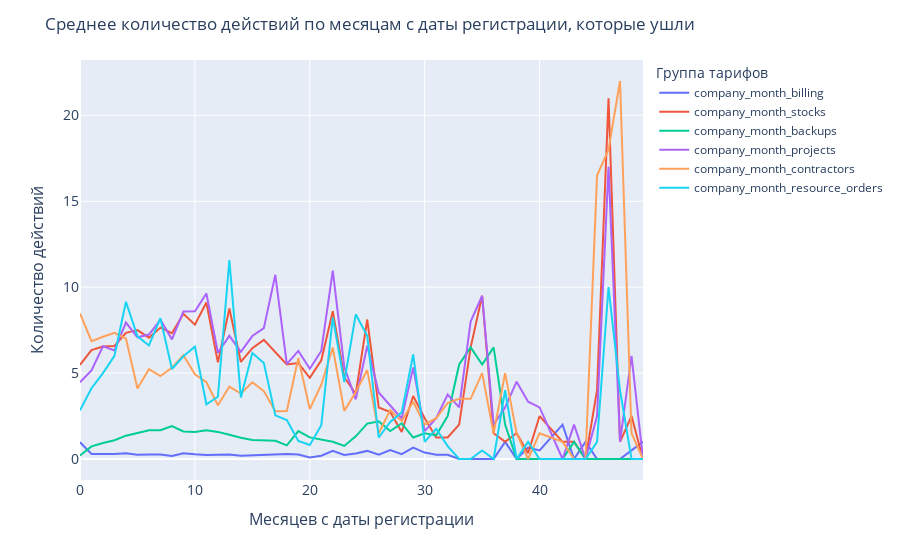
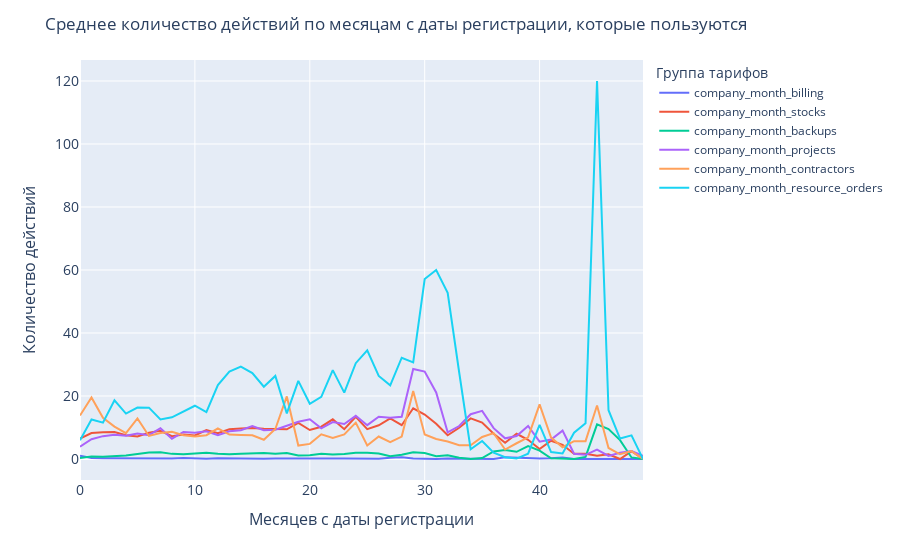

Here is the notebook cell these charts were saved with, in order:
### Markdown cell above
И средние значения.

### Code cell
for i in company_activities.global_status.unique():
    columns = ['company_month_billing',
               'company_month_stocks',
               'company_month_backups',
               'company_month_projects',
               'company_month_contractors',
               'company_month_resource_orders']
    temp = (company_activities
            .query('global_status == @i')
            .groupby(by=['months_after_registration'], as_index=False)[columns].mean())
    fig = px.line(temp, x='months_after_registration', y=columns)
    fig.update_layout(
    title=f'Среднее количество действий по месяцам с даты регистрации, которые {i}',
        xaxis=dict(
                title='Месяцев с даты регистрации',
                titlefont_size=16,
                tickfont_size=14,
        ),
        yaxis=dict(
                title='Количество действий',
                titlefont_size=16,
                tickfont_size=14,
        ),
        legend=dict(
                title='Группа тарифов'))
    fig.show()

### Figure 1 — Plotly figure (JSON) as saved in the notebook; plotly's stock layout.template omitted (floating-point values rounded to 4 significant figures)
{"data": [{"hovertemplate": "variable=company_month_billing<br>months_after_registration=%{x}<br>value=%{y}<extra></extra>", "legendgroup": "company_month_billing", "line": {"color": "#636efa", "dash": "solid"}, "marker": {"symbol": "circle"}, "mode": "lines", "name": "company_month_billing", "orientation": "v", "showlegend": true, "type": "scatter", "x": [0, 1, 2, 3, 4, 5, 6, 7, 8, 9, 10, 11, 12, 13, 14, 15, 16, 17, 18, 19, 20, 21, 22, 23, 24, 25, 26, 27, 28, 29, 30, 31, 32, 33, 34, 35, 36, 37, 38, 39, 40, 42, 43, 44, 45, 46, 47, 48, 49], "xaxis": "x", "y": [0.975, 0.2945, 0.2952, 0.2911, 0.3352, 0.2544, 0.2548, 0.26, 0.1716, 0.3333, 0.272, 0.2308, 0.2477, 0.2667, 0.1875, 0.2031, 0.2581, 0.24, 0.2917, 0.2586, 0.09302, 0.1935, 0.48, 0.24, 0.3158, 0.4706, 0.25, 0.5263, 0.2857, 0.6667, 0.375, 0.25, 0.25, 0, 0, 0, 0, 1, 0, 0.6667, 0.5, 2, 0, 1, 0, 0, 0, 0.5, 1], "yaxis": "y"}, {"hovertemplate": "variable=company_month_stocks<br>months_after_registration=%{x}<br>value=%{y}<extra></extra>", "legendgroup": "company_month_stocks", "line": {"color": "#EF553B", "dash": "solid"}, "marker": {"symbol": "circle"}, "mode": "lines", "name": "company_month_stocks", "orientation": "v", "showlegend": true, "type": "scatter", "x": [0, 1, 2, 3, 4, 5, 6, 7, 8, 9, 10, 11, 12, 13, 14, 15, 16, 17, 18, 19, 20, 21, 22, 23, 24, 25, 26, 27, 28, 29, 30, 31, 32, 33, 34, 35, 36, 37, 38, 39, 40, 42, 43, 44, 45, 46, 47, 48, 49], "xaxis": "x", "y": [5.484, 6.342, 6.551, 6.577, 7.341, 7.503, 7.064, 7.647, 7.321, 8.455, 7.816, 9.106, 5.624, 8.756, 5.65, 6.453, 6.935, 6.2, 5.5, 5.586, 4.721, 5.742, 8.6, 4.76, 3.789, 8.118, 3, 2.737, 1.571, 3.667, 2.375, 1.25, 1.25, 2, 6.5, 9.5, 1.5, 1, 1.5, 0.3333, 2.5, 1, 1, 0, 4, 21, 1, 2.5, 0], "yaxis": "y"}, {"hovertemplate": "variable=company_month_backups<br>months_after_registration=%{x}<br>value=%{y}<extra></extra>", "legendgroup": "company_month_backups", "line": {"color": "#00cc96", "dash": "solid"}, "marker": {"symbol": "circle"}, "mode": "lines", "name": "company_month_backups", "orientation": "v", "showlegend": true, "type": "scatter", "x": [0, 1, 2, 3, 4, 5, 6, 7, 8, 9, 10, 11, 12, 13, 14, 15, 16, 17, 18, 19, 20, 21, 22, 23, 24, 25, 26, 27, 28, 29, 30, 31, 32, 33, 34, 35, 36, 37, 38, 39, 40, 42, 43, 44, 45, 46, 47, 48, 49], "xaxis": "x", "y": [0.2003, 0.7345, 0.9339, 1.089, 1.357, 1.521, 1.675, 1.673, 1.918, 1.606, 1.576, 1.673, 1.578, 1.411, 1.238, 1.109, 1.097, 1.06, 0.7917, 1.621, 1.256, 1.129, 1, 0.76, 1.316, 2.059, 2.188, 1.632, 2.071, 1.25, 1.5, 1.375, 2.5, 5.5, 6.5, 5.5, 6.5, 2, 0, 0, 0, 0, 1, 0, 0, 0, 0, 0, 0], "yaxis": "y"}, {"hovertemplate": "variable=company_month_projects<br>months_after_registration=%{x}<br>value=%{y}<extra></extra>", "legendgroup": "company_month_projects", "line": {"color": "#ab63fa", "dash": "solid"}, "marker": {"symbol": "circle"}, "mode": "lines", "name": "company_month_projects", "orientation": "v", "showlegend": true, "type": "scatter", "x": [0, 1, 2, 3, 4, 5, 6, 7, 8, 9, 10, 11, 12, 13, 14, 15, 16, 17, 18, 19, 20, 21, 22, 23, 24, 25, 26, 27, 28, 29, 30, 31, 32, 33, 34, 35, 36, 37, 38, 39, 40, 42, 43, 44, 45, 46, 47, 48, 49], "xaxis": "x", "y": [4.464, 5.149, 6.564, 6.319, 7.94, 7.083, 7.242, 8.1, 6.963, 8.583, 8.6, 9.635, 6.183, 7.167, 6.237, 7.156, 7.613, 10.72, 5.521, 6.293, 5.256, 6.29, 10.96, 5.36, 3.474, 6.588, 3.875, 3.105, 2.357, 5.333, 1.625, 2.375, 3.75, 3, 8, 9.5, 2, 3, 4.5, 3.333, 3, 0, 2, 0, 2.5, 17, 1, 6, 0], "yaxis": "y"}, {"hovertemplate": "variable=company_month_contractors<br>months_after_registration=%{x}<br>value=%{y}<extra></extra>", "legendgroup": "company_month_contractors", "line": {"color": "#FFA15A", "dash": "solid"}, "marker": {"symbol": "circle"}, "mode": "lines", "name": "company_month_contractors", "orientation": "v", "showlegend": true, "type": "scatter", "x": [0, 1, 2, 3, 4, 5, 6, 7, 8, 9, 10, 11, 12, 13, 14, 15, 16, 17, 18, 19, 20, 21, 22, 23, 24, 25, 26, 27, 28, 29, 30, 31, 32, 33, 34, 35, 36, 37, 38, 39, 40, 42, 43, 44, 45, 46, 47, 48, 49], "xaxis": "x", "y": [8.468, 6.855, 7.115, 7.347, 7.011, 4.101, 5.229, 4.827, 5.313, 6.045, 4.928, 4.471, 3.128, 4.211, 3.812, 4.469, 3.952, 2.78, 2.792, 5.879, 2.907, 4.323, 6.48, 2.8, 3.895, 5.176, 1.5, 2.842, 2.214, 3.333, 2, 2.375, 3.25, 3.5, 3.5, 5, 1.5, 5, 1.5, 0, 1.5, 1, 0, 0, 16.5, 18, 22, 1.5, 0], "yaxis": "y"}, {"hovertemplate": "variable=company_month_resource_orders<br>months_after_registration=%{x}<br>value=%{y}<extra></extra>", "legendgroup": "company_month_resource_orders", "line": {"color": "#19d3f3", "dash": "solid"}, "marker": {"symbol": "circle"}, "mode": "lines", "name": "company_month_resource_orders", "orientation": "v", "showlegend": true, "type": "scatter", "x": [0, 1, 2, 3, 4, 5, 6, 7, 8, 9, 10, 11, 12, 13, 14, 15, 16, 17, 18, 19, 20, 21, 22, 23, 24, 25, 26, 27, 28, 29, 30, 31, 32, 33, 34, 35, 36, 37, 38, 39, 40, 42, 43, 44, 45, 46, 47, 48, 49], "xaxis": "x", "y": [2.83, 4.12, 4.996, 6.005, 9.148, 7.142, 6.605, 8.193, 5.239, 5.977, 6.536, 3.183, 3.624, 11.58, 3.575, 6.172, 5.581, 2.54, 2.271, 1.052, 0.814, 1.968, 8.24, 4.48, 8.421, 7.176, 1.25, 2.158, 2.714, 6.083, 1, 1.75, 0.75, 0, 0, 0.5, 0, 4, 0, 1, 0, 0, 0, 0, 1, 10, 4, 0, 0], "yaxis": "y"}], "layout": {"legend": {"title": {"text": "Группа тарифов"}, "tracegroupgap": 0}, "margin": {"t": 60}, "title": {"text": "Среднее количество действий по месяцам с даты регистрации, которые ушли"}, "xaxis": {"anchor": "y", "domain": [0, 1], "tickfont": {"size": 14}, "title": {"font": {"size": 16}, "text": "Месяцев с даты регистрации"}}, "yaxis": {"anchor": "x", "domain": [0, 1], "tickfont": {"size": 14}, "title": {"font": {"size": 16}, "text": "Количество действий"}}}}

### Figure 2 — Plotly figure (JSON) as saved in the notebook; plotly's stock layout.template omitted (floating-point values rounded to 4 significant figures)
{"data": [{"hovertemplate": "variable=company_month_billing<br>months_after_registration=%{x}<br>value=%{y}<extra></extra>", "legendgroup": "company_month_billing", "line": {"color": "#636efa", "dash": "solid"}, "marker": {"symbol": "circle"}, "mode": "lines", "name": "company_month_billing", "orientation": "v", "showlegend": true, "type": "scatter", "x": [0, 1, 2, 3, 4, 5, 6, 7, 8, 9, 10, 11, 12, 13, 14, 15, 16, 17, 18, 19, 20, 21, 22, 23, 24, 25, 26, 27, 28, 29, 30, 31, 32, 33, 34, 35, 36, 37, 38, 39, 40, 41, 42, 43, 44, 45, 46, 47, 48, 49], "xaxis": "x", "y": [1.002, 0.3006, 0.213, 0.1765, 0.1757, 0.07031, 0.05882, 0.1327, 0.1275, 0.3118, 0.172, 0.119, 0.2051, 0.1389, 0.1884, 0.1739, 0.09836, 0.1887, 0.1356, 0.2025, 0.25, 0.2045, 0.122, 0.1795, 0.1765, 0.1471, 0.07407, 0.4074, 0.56, 0.1429, 0, 0, 0.1818, 0.07692, 0.1111, 0, 0, 0.5714, 0.4286, 0.2, 0.1667, 0.2, 0.5, 0, 0, 0, 0, 0, 0, 0], "yaxis": "y"}, {"hovertemplate": "variable=company_month_stocks<br>months_after_registration=%{x}<br>value=%{y}<extra></extra>", "legendgroup": "company_month_stocks", "line": {"color": "#EF553B", "dash": "solid"}, "marker": {"symbol": "circle"}, "mode": "lines", "name": "company_month_stocks", "orientation": "v", "showlegend": true, "type": "scatter", "x": [0, 1, 2, 3, 4, 5, 6, 7, 8, 9, 10, 11, 12, 13, 14, 15, 16, 17, 18, 19, 20, 21, 22, 23, 24, 25, 26, 27, 28, 29, 30, 31, 32, 33, 34, 35, 36, 37, 38, 39, 40, 41, 42, 43, 44, 45, 46, 47, 48, 49], "xaxis": "x", "y": [6.496, 8.237, 8.515, 8.536, 7.568, 7.164, 8.319, 8.956, 7.255, 7.742, 7.484, 9.167, 8.205, 9.458, 9.667, 9.841, 9.574, 9.491, 9.424, 11.44, 9.214, 10.25, 12.59, 9.462, 13.41, 9.471, 10.7, 12.89, 10.72, 16.1, 14.12, 11.2, 7.545, 9.923, 12.89, 11.57, 8, 5.143, 8, 6.1, 3.167, 5.8, 4.5, 1.667, 1.667, 1, 1.5, 0, 2.5, 0], "yaxis": "y"}, {"hovertemplate": "variable=company_month_backups<br>months_after_registration=%{x}<br>value=%{y}<extra></extra>", "legendgroup": "company_month_backups", "line": {"color": "#00cc96", "dash": "solid"}, "marker": {"symbol": "circle"}, "mode": "lines", "name": "company_month_backups", "orientation": "v", "showlegend": true, "type": "scatter", "x": [0, 1, 2, 3, 4, 5, 6, 7, 8, 9, 10, 11, 12, 13, 14, 15, 16, 17, 18, 19, 20, 21, 22, 23, 24, 25, 26, 27, 28, 29, 30, 31, 32, 33, 34, 35, 36, 37, 38, 39, 40, 41, 42, 43, 44, 45, 46, 47, 48, 49], "xaxis": "x", "y": [0.2787, 0.7746, 0.7456, 0.8562, 1.101, 1.57, 2.076, 2.159, 1.627, 1.538, 1.86, 2.024, 1.667, 1.542, 1.667, 1.884, 1.918, 1.66, 1.898, 1.101, 1.161, 1.682, 1.463, 1.615, 1.971, 1.971, 1.741, 0.8519, 1.32, 2.143, 1.882, 0.8667, 1.182, 0.3846, 0, 0.2857, 2.4, 2.857, 2.286, 4.1, 2.667, 0.2, 0, 0, 0.6667, 11, 9.5, 6, 0.5, 0], "yaxis": "y"}, {"hovertemplate": "variable=company_month_projects<br>months_after_registration=%{x}<br>value=%{y}<extra></extra>", "legendgroup": "company_month_projects", "line": {"color": "#ab63fa", "dash": "solid"}, "marker": {"symbol": "circle"}, "mode": "lines", "name": "company_month_projects", "orientation": "v", "showlegend": true, "type": "scatter", "x": [0, 1, 2, 3, 4, 5, 6, 7, 8, 9, 10, 11, 12, 13, 14, 15, 16, 17, 18, 19, 20, 21, 22, 23, 24, 25, 26, 27, 28, 29, 30, 31, 32, 33, 34, 35, 36, 37, 38, 39, 40, 41, 42, 43, 44, 45, 46, 47, 48, 49], "xaxis": "x", "y": [3.918, 6.283, 7.254, 7.732, 7.412, 8.078, 7.58, 9.796, 6.441, 8.57, 8.312, 8.774, 7.577, 8.806, 9.116, 10.48, 9.131, 9.302, 10.56, 11.82, 12.62, 9.75, 11.73, 11.1, 13.71, 10.74, 13.41, 13.07, 13.4, 28.57, 27.76, 21.13, 8.455, 10.46, 14.22, 15.29, 9.8, 6.571, 7.286, 10.5, 5.5, 6.2, 9, 1.667, 1.333, 3, 1, 2, 2.5, 1], "yaxis": "y"}, {"hovertemplate": "variable=company_month_contractors<br>months_after_registration=%{x}<br>value=%{y}<extra></extra>", "legendgroup": "company_month_contractors", "line": {"color": "#FFA15A", "dash": "solid"}, "marker": {"symbol": "circle"}, "mode": "lines", "name": "company_month_contractors", "orientation": "v", "showlegend": true, "type": "scatter", "x": [0, 1, 2, 3, 4, 5, 6, 7, 8, 9, 10, 11, 12, 13, 14, 15, 16, 17, 18, 19, 20, 21, 22, 23, 24, 25, 26, 27, 28, 29, 30, 31, 32, 33, 34, 35, 36, 37, 38, 39, 40, 41, 42, 43, 44, 45, 46, 47, 48, 49], "xaxis": "x", "y": [13.78, 19.51, 13.07, 10.27, 8.209, 12.9, 7.319, 8.221, 8.637, 7.559, 7.151, 7.56, 9.731, 7.764, 7.623, 7.522, 6.098, 9.509, 19.86, 4.278, 4.804, 7.841, 6.707, 7.795, 11.56, 4.294, 7.148, 5.37, 7.12, 21.62, 7.765, 6.333, 5.545, 4.385, 4.333, 7, 8.2, 3, 5, 6.9, 17.33, 6.8, 3.75, 5.667, 5.667, 17, 3.5, 1.5, 2.5, 0], "yaxis": "y"}, {"hovertemplate": "variable=company_month_resource_orders<br>months_after_registration=%{x}<br>value=%{y}<extra></extra>", "legendgroup": "company_month_resource_orders", "line": {"color": "#19d3f3", "dash": "solid"}, "marker": {"symbol": "circle"}, "mode": "lines", "name": "company_month_resource_orders", "orientation": "v", "showlegend": true, "type": "scatter", "x": [0, 1, 2, 3, 4, 5, 6, 7, 8, 9, 10, 11, 12, 13, 14, 15, 16, 17, 18, 19, 20, 21, 22, 23, 24, 25, 26, 27, 28, 29, 30, 31, 32, 33, 34, 35, 36, 37, 38, 39, 40, 41, 42, 43, 44, 45, 46, 47, 48, 49], "xaxis": "x", "y": [5.967, 12.54, 11.54, 18.61, 14.41, 16.34, 16.3, 12.53, 13.25, 15.16, 16.9, 14.88, 23.49, 27.72, 29.33, 27.29, 22.93, 26.38, 14.49, 24.8, 17.52, 19.7, 28.22, 21.08, 30.41, 34.47, 26.37, 23.37, 32.16, 30.67, 57.12, 60, 52.73, 27.54, 3.111, 5.714, 2, 0.5714, 0.1429, 1.7, 10.83, 2.2, 1.75, 8.333, 11.33, 120, 15.5, 6.5, 7.5, 0], "yaxis": "y"}], "layout": {"legend": {"title": {"text": "Группа тарифов"}, "tracegroupgap": 0}, "margin": {"t": 60}, "title": {"text": "Среднее количество действий по месяцам с даты регистрации, которые пользуются"}, "xaxis": {"anchor": "y", "domain": [0, 1], "tickfont": {"size": 14}, "title": {"font": {"size": 16}, "text": "Месяцев с даты регистрации"}}, "yaxis": {"anchor": "x", "domain": [0, 1], "tickfont": {"size": 14}, "title": {"font": {"size": 16}, "text": "Количество действий"}}}}
